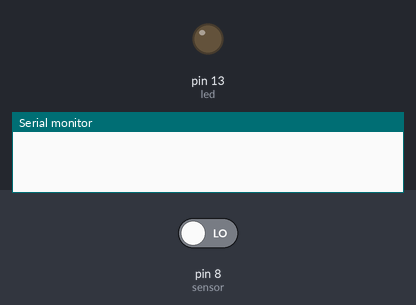
Bench run of a sketch on a simulated Arduino Uno, built with avr-gcc and run on an emulated ATmega328P. Shown: output pins drawn as LEDs (lit = HIGH), the last lines printed to the serial monitor. Inputs (shaded band) come from the test bench; at power-on: pin 8 (sensor) LOW.

Above: at 1.2 s.
1.3 s: pin 8 (sensor) driven HIGH
At 2.1 s:
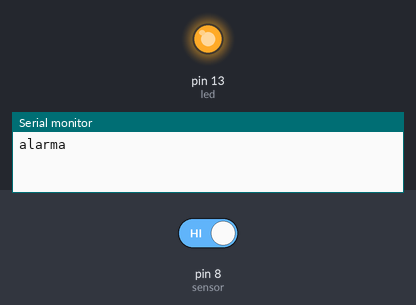
2.8 s: pin 8 (sensor) driven LOW
At 3.2 s:
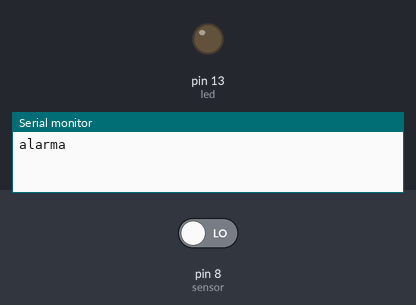
Timing chart, 0 to 5.8 s (numbered marks = the images above; inputs shaded):
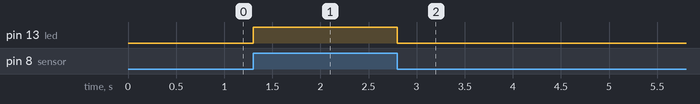

The sketch:

sensorMov.ino
```cpp
int led =13;
int sensor = 8;
boolean estado=false;
int valor =0;
void setup() {
  pinMode(led,OUTPUT);
  pinMode(sensor,INPUT);
  Serial.begin(9600);

  // put your setup code here, to run once:

}

void loop() {

  valor=digitalRead(sensor);
  if(valor==HIGH){
    digitalWrite(led,HIGH);

    while(estado ==false){
      Serial.println("alarma");
      estado = true;
    }
  }
  else {
    digitalWrite(led,LOW);
    if(estado == true){
      estado=false;

    }
  }
}
```

Measured:
- after the input at 1.3 s, pin 13 (led): LOW → HIGH at once
- after the input at 2.8 s, pin 13 (led): HIGH → LOW at once
